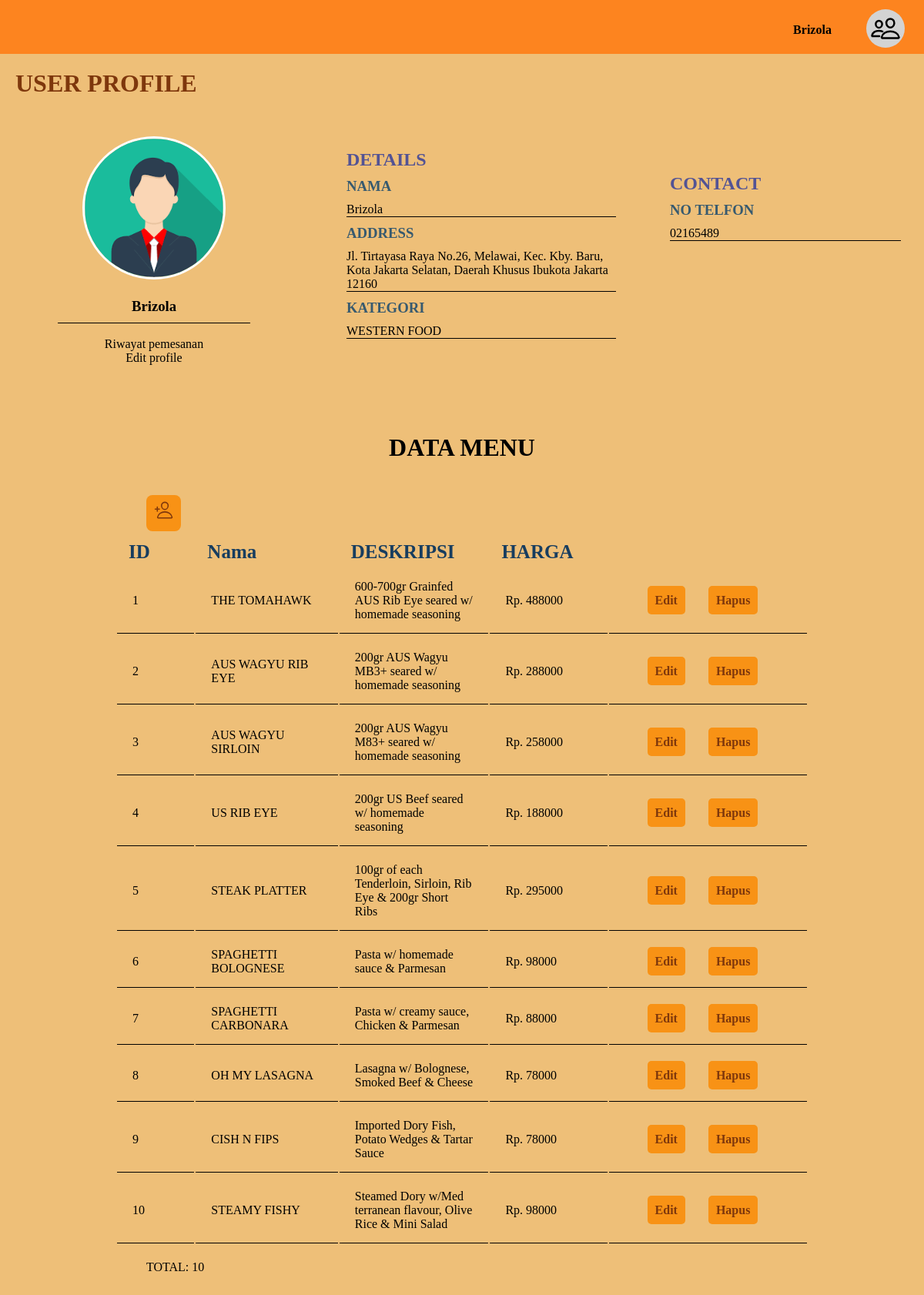
/resto/brizola.php, run on the app's committed database.
### tables this page shows
CREATE TABLE `presto` (
  `ID` int(50) NOT NULL,
  `NAMA` varchar(255) NOT NULL,
  `ALAMAT` varchar(255) NOT NULL,
  `NOTELFON` varchar(50) NOT NULL,
  `KATEGORI` varchar(50) NOT NULL
);

CREATE TABLE `brizola` (
  `ID` int(50) NOT NULL,
  `NAMA` varchar(255) NOT NULL,
  `DESKRIPSI` varchar(255) NOT NULL,
  `HARGA` int(50) NOT NULL
);

### admin/config.php (called while the page is built, shortened)
<?php
	$server = "localhost";
	$user = "root";
	$password = "";
	$nama_database = "bifood";
	$db = mysqli_connect($server, $user, $password, $nama_database);
		$test5 = mysqli_query($db, "SELECT * FROM presto WHERE ID = 5");
?>

### resto/brizola.php (the view, shortened to what this page needs)
<!DOCTYPE html>
<html lang="en">
<head>
    <link rel="stylesheet" type="text/css" href="../css/home.css">
    <link rel="stylesheet" type="text/css" href="../css/uprofile.css">
    <link rel="stylesheet" type="text/css" href="../css/menuprof.css">
</head>
<body>
    <header>
        <div class="prof">
            <ul>
                <li>
                    <h4 class="uy">
                    <?php
                    include("../admin/config.php");
                    while($presto = mysqli_fetch_array($test5)){
                        echo "$presto[1]";
                    }
                    ?>
                    </h4>
                    <p><ion-icon name="people-outline"></ion-icon></p>
                </li>
            </ul>
        </div>
    </header>
    <div class="container">
        <h1>USER PROFILE</h1>
        <div class="abc">
            <img src="../img/profile.png">
            <h3>
                <?php
                    include("../admin/config.php");
                    while($presto = mysqli_fetch_array($test5)){
                        echo "$presto[1]";
                    }
                ?>
            </h3><br>
            <a href="brizola/listpemesanan.php">Riwayat pemesanan</a><br>
            <a href="../admin/listuser.php">Edit profile</a>
        </div>
        <div class="efg">
            <h2>DETAILS</h2>
            <h3>NAMA</h3>
            <p>
                <?php
                    include("../admin/config.php");
                    while($presto = mysqli_fetch_array($test5)){
                        echo "$presto[1]";
                    }
                ?>
            </p>
            <h3>ADDRESS</h3>
            <p>
                <?php
                    include("../admin/config.php");
                    while($presto = mysqli_fetch_array($test5)){
                        echo "$presto[2]";
                    }
                ?>
            </p>
            <h3>KATEGORI</h3>
            <p>
                <?php
                    include("../admin/config.php");
                    while($presto = mysqli_fetch_array($test5)){
                        echo "$presto[4]";
                    }
                ?>
            </p>
        </div>
        <div class="hij">
            <h2>CONTACT</h2>
            <h3>NO TELFON</h3>
            <p>
                <?php
                    include("../admin/config.php");
                    while($presto = mysqli_fetch_array($test5)){
                        echo "$presto[3]";
                    }
                ?>
            </p>
        </div>
    </div>
    <div class="menu">
    <h1>DATA MENU</h1>
    <nav>
		<a href="brizola/form_tambah.php"><ion-icon name="person-add-outline"></ion-icon></a>
	</nav>
    <table>
		<thead>
			<tr>
				<th>ID</th>
				<th>Nama</th>
				<th>DESKRIPSI</th>
				<th>HARGA</th>
			</tr>
		</thead>
		<tbody>
			<?php
				$sql = "SELECT * FROM brizola";
				$query = mysqli_query($db, $sql);
				while($brizola = mysqli_fetch_array($query)){
					echo "<tr>";
					echo "<td>".$brizola['ID']."</td>";
					echo "<td>".$brizola['NAMA']."</td>";
					echo "<td>".$brizola['DESKRIPSI']."</td>";
					echo "<td> Rp. ".$brizola['HARGA']."</td>";
                    echo "<td>";
					echo "<a href='brizola/form_edit.php?ID=".$brizola['ID']."'>Edit</a>";
                    echo "<a href='brizola/hapus.php?ID=".$brizola['ID']."' onClick=\"return confirm('yakin?');\">Hapus</a>";
					echo "</tr>";
				}
			?>
		</tbody>
	</table>
	<p class="total">TOTAL: <?php echo mysqli_num_rows($query) ?></p>
    </div>
</body>
</html>

### css/home.css (style rules this page uses)
* { margin: 0; padding: 0; }
html { scroll-behavior: smooth; }
body { background-color: #EEBF78; }
header { width: 100%; height: 50px; background-color: #FD841F; text-align: center; padding-top: 10px; padding-bottom: 10px; }
.prof ul li { display: inline-block; cursor: pointer; }
.prof p ion-icon { font-size: 40px; margin-left: 100px; margin-top: -60px; padding: 5px; border-radius: 50%; -webkit-border-radius: 50%; -moz-border-radius: 50%; -ms-border-radius: 50%; -o-border-radius: 50%; background-color: lightgrey; }
.prof { margin-left: 1000px; margin-top: -25px; }
.uy { margin-left: -90px; }

### css/uprofile.css (style rules this page uses)
* { margin: 0; padding: 0; }
.prof { margin-top: 20px; }
.container h1 { font-family: 'Goudy Old Style'; color: #7E370C; padding: 20px 20px; }
.abc { width: 300px; text-align: center; margin-left: 50px; margin-top: 30px; }
.abc img { width: 180px; border-radius: 50%; -webkit-border-radius: 50%; -moz-border-radius: 50%; -ms-border-radius: 50%; -o-border-radius: 50%; border: 3px solid white; margin-bottom: 20px; }
.abc h3 { border-bottom: 1px solid #000; width: 250px; margin-left: 25px; padding-bottom: 10px; }
.abc a { text-decoration: none; margin-top: 20px; color: black; }
.efg { margin-left: 450px; margin-top: -280px; width: 350px; }
.efg h2 { font-family: tahoma; color: rgb(83, 83, 148); }
.efg h3 { font-family: tahoma; color: rgb(55, 90, 111); margin-bottom: 10px; margin-top: 10px; }
.efg p { border-bottom: 1px solid #000; }
.hij { width: 300px; margin-left: 870px; margin-top: -215px; }
.hij h2 { font-family: tahoma; color: rgb(83, 83, 148); }
.hij h3 { font-family: tahoma; color: rgb(55, 90, 111); margin-bottom: 10px; margin-top: 10px; }
.hij p { border-bottom: 1px solid #000; }

### css/menuprof.css (style rules this page uses)
.menu { margin-top: 250px; }
.menu h1 { text-align: center; }
nav { margin-top: 50px; margin-left: 190px; }
.total { margin-top: 20px; margin-left: 190px; padding-bottom: 50px; }
nav a { text-decoration: none; font-size: 25px; padding: 10px 10px; background-color: rgb(248, 146, 21); color: #7E370C; border-radius: 8px; -webkit-border-radius: 8px; -moz-border-radius: 8px; -ms-border-radius: 8px; -o-border-radius: 8px; }
table { margin-top: 20px; width: 900px; margin-left: auto; margin-right: auto; }
thead th { font-weight: bold; font-size: 25px; text-align: left; padding-left: 15px; color: rgb(23, 61, 95); }
tbody td { border-bottom: 1px solid #000; padding: 20px 20px; padding-bottom: 15px; width: 9000px; }
tbody td a { margin-left: 30px; }
tbody a { text-decoration: none; margin-left: 15px; padding: 10px; margin-bottom: 5px; border-radius: 5px; -webkit-border-radius: 5px; -moz-border-radius: 5px; -ms-border-radius: 5px; -o-border-radius: 5px; background-color: rgb(248, 146, 21); color: #7E370C; cursor: pointer; font-weight: bold; }

### data on the page
presto: NAMA "Brizola", ALAMAT "Jl. Tirtayasa Raya No.26, Melawai, Kec. Kby. Baru, Kota Jakarta Selatan, Daerah Khusus Ibukota Jakarta 12160", KATEGORI "WESTERN FOOD", NOTELFON "02165489"
brizola: ID "1", NAMA "THE TOMAHAWK", DESKRIPSI "600-700gr Grainfed AUS Rib Eye seared w/ homemade seasoning", HARGA "488000"
brizola: ID "2", NAMA "AUS WAGYU RIB EYE", DESKRIPSI "200gr AUS Wagyu MB3+ seared w/ homemade seasoning", HARGA "288000"
brizola: ID "3", NAMA "AUS WAGYU SIRLOIN", DESKRIPSI "200gr AUS Wagyu M83+ seared w/ homemade seasoning", HARGA "258000"
brizola: ID "4", NAMA "US RIB EYE", DESKRIPSI "200gr US Beef seared w/ homemade seasoning", HARGA "188000"
brizola: ID "5", NAMA "STEAK PLATTER", DESKRIPSI "100gr of each Tenderloin, Sirloin, Rib Eye & 200gr Short Ribs", HARGA "295000"
brizola: ID "6", NAMA "SPAGHETTI BOLOGNESE", DESKRIPSI "Pasta w/ homemade sauce & Parmesan", HARGA "98000"
brizola: ID "7", NAMA "SPAGHETTI CARBONARA", DESKRIPSI "Pasta w/ creamy sauce, Chicken & Parmesan", HARGA "88000"
brizola: ID "8", NAMA "OH MY LASAGNA", DESKRIPSI "Lasagna w/ Bolognese, Smoked Beef & Cheese", HARGA "78000"
brizola: ID "9", NAMA "CISH N FIPS", DESKRIPSI "Imported Dory Fish, Potato Wedges & Tartar Sauce", HARGA "78000"
brizola: ID "10", NAMA "STEAMY FISHY", DESKRIPSI "Steamed Dory w/Med terranean flavour, Olive Rice & Mini Salad", HARGA "98000"

### other printed values
mysqli_num_rows($query) "10"
